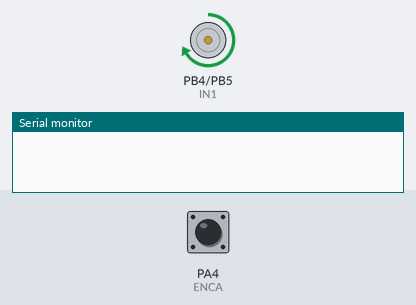
Recording of a sketch running on a simulated STM32 Blue Pill. Shown: motor-driver pin pairs drawn as motors (green arrow = first pin HIGH = forward, orange = second pin HIGH = backward, longer = more drive, scaled by the enable pin), the last lines printed to the serial monitor. The test bench sets the inputs (shaded band); at power-on: PA4 (ENCA) HIGH.

Above: at 0.1 s.
At 2.82 s:
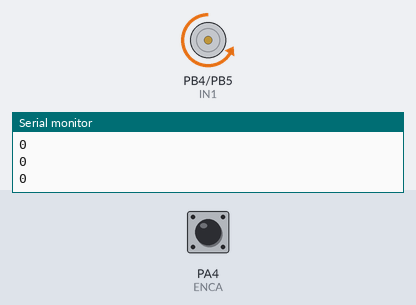
Timing chart, 0 to 3.1 s (numbered marks = the images above):
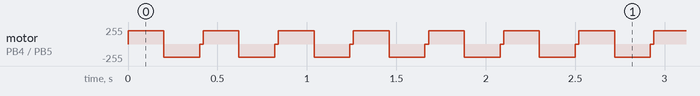

Measured:
- by itself, motor on PB4 (IN1) / PB5 (IN2): repeats every 0.42 s: backward 200/255 0.20 s, stopped 0.02 s, forward 200/255 0.20 s

The sketch:

Drive_motor.ino
```cpp
#define ENCA PA4
#define ENCB PA5
#define IN1 PB4
#define IN2 PB5
#define PWM1 PB6

int pos=0;

volatile int posi = 0; // specify posi as volatile: https://www.arduino.cc/reference/en/language/variables/variable-scope-qualifiers/volatile/
//HardwareTimer pwmtimer4(4);
void setup() {
  Serial.begin(9600);
  pinMode(ENCA,INPUT);
  pinMode(ENCB,INPUT);
  attachInterrupt(digitalPinToInterrupt(ENCA),readEncoder,RISING);
  pinMode(PWM1, OUTPUT);
  pinMode(IN1,OUTPUT);
  pinMode(IN2,OUTPUT);
//  pwmtimer4.pause();
//  pwmtimer4.setPrescaleFactor(1);
//  pwmtimer4.setOverflow(1440000);
//  pwmtimer4.refresh();
//  pwmtimer4.resume();

}

void loop() {
  setMotor(1, 200, PWM1, IN1, IN2);
  delay(200);
  Serial.println(pos);
  setMotor(-1, 200, PWM1, IN1, IN2);
  delay(200);
  Serial.println(pos);
  setMotor(0, 200, PWM1, IN1, IN2);
  delay(20);
  Serial.println(pos);

}

void setMotor(int dir, int pwmVal, int pwm, int in1, int in2){

  if(dir == 1){
    digitalWrite(in1,HIGH);
    digitalWrite(in2,LOW);
    analogWrite(pwm,pwmVal);
  }
  else if(dir == -1){
    digitalWrite(in1,LOW);
    digitalWrite(in2,HIGH);
    analogWrite(pwm,pwmVal);
  }
  else{
    digitalWrite(in1,LOW);
    digitalWrite(in2,LOW);
    analogWrite(pwm,pwmVal);
  }
}

void readEncoder(){
  int b = digitalRead(ENCB);
  if(b > 0){
    pos++;
  }
  else{
    pos--;
  }
}
```
